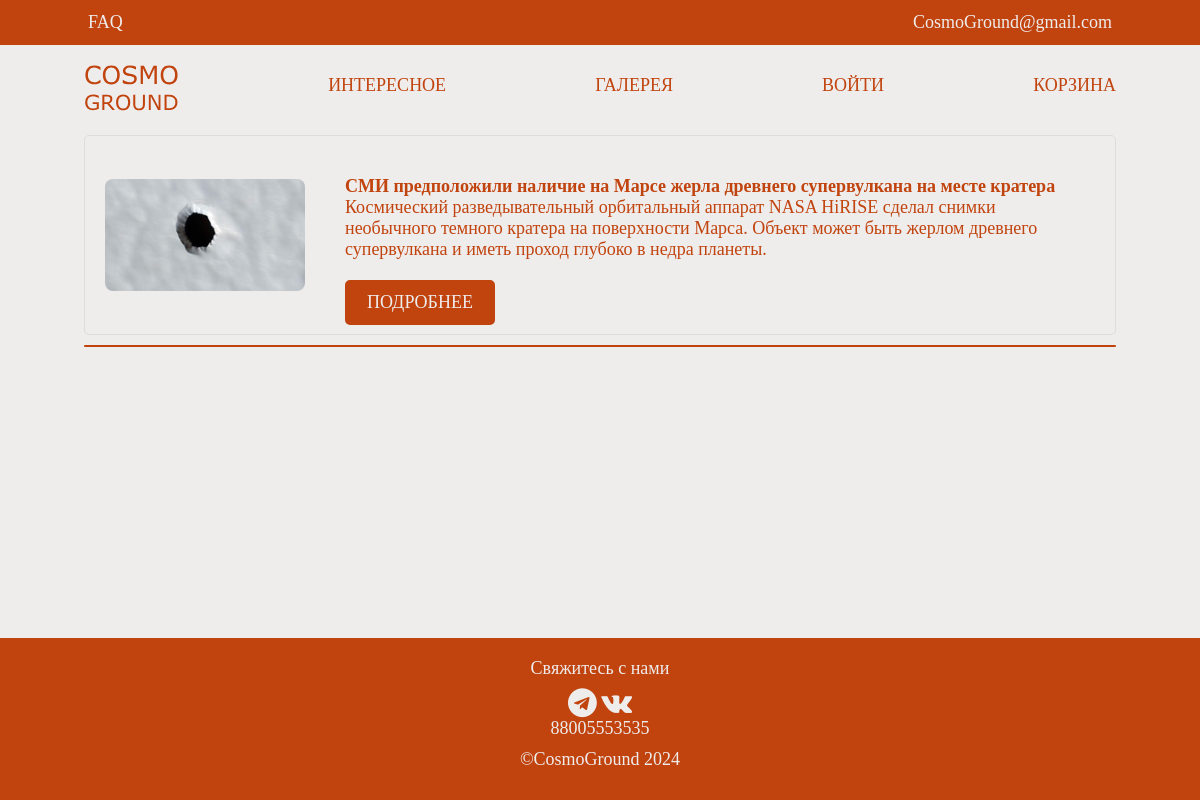
/additions/public/, run on the app's committed database.
### additions/models.py (models this page shows)
class news(models.Model):
    title_news = models.CharField(max_length=150, verbose_name="Название новости")
    image_news = models.ImageField(upload_to='assets', blank=True, null = True, verbose_name="Изображение новости")
    text_news = models.CharField(max_length=500, verbose_name="Текст новости")
    link_news = models.CharField(max_length=500, verbose_name="Ссылка на новость")
    class Meta:
        db_table = "news"
        verbose_name = "Новость"
        verbose_name_plural = "Новости"

### additions/views.py (the view)
# urls.py: path('public/', views.public, name='public'),
def public(request):
    new = news.objects.all()
    context = {
        "title": "Интересное",
        "news": new,
    }
    return render(request, "additions/public.html", context)

### main/context_processors.py (called while the page is built)
def cart_item_count(request):
    if request.user.is_authenticated:
        cart, created = Cart.objects.get_or_create(user=request.user)
        item_count = cart.cartitem_set.count()
    else:
        item_count = 0
    return {'cart_item_count': item_count}

### additions/templates/additions/public.html
{% extends "base.html" %}
{% load static %}
{% block content %}
    <div class="content">
        {% for new in news %}
            <div class="item">
                <img class="item-img" src="{{ new.image_news.url }}" alt="object">
                <div class="item-details">
                    <div class="item-name">{{ new.title_news }}</div>
                    <div class="item-desc">{{ new.text_news }}</div>
                    <a href="{{ new.link_news }}" ><button class="item-button add-to-cart">ПОДРОБНЕЕ</button></a>
                </div>
            </div>
        <div class="strip"></div>
        {% endfor %}
    </div>
{% endblock %}

### static/style.css (style rules this page uses)
:root { --main-color: #EFECEC; --a-color: #C1440E; --font: 'MS Reference Sans Serif'; }
* { margin: 0; padding: 0; box-sizing: border-box; font-size: 18px; font-family: var(--font); }
html, body { height: 100%; background-color: var(--main-color); }
body { display: flex; flex-direction: column; min-height: 100vh; }
.item { display: flex; align-items: center; border: 1px solid #ddd; padding: 20px; margin: 10px 0; }
.item-img { object-fit: cover; width: 200px; height: auto; margin-right: 20px; }
.item-details { display: flex; flex-direction: column; justify-content: center; }
.item-name { font-size: 24px; font-weight: bold; }
.item-desc { margin-bottom: 20px; }
.item-button { padding: 10px 20px; background-color: #C1440E; color: #fff; border: none; cursor: pointer; transition: background-color 0.3s ease; }
.item { display: flex; align-items: center; text-align: left; width: 100%; height: 200px; border-radius: 5px; }
.item-img { border-radius: 8px; box-sizing: border-box; max-width: 100%; height: auto; }
.item-details { display: flex; flex-direction: column; justify-content: space-between; align-items: flex-start; width: 100%; height: 100%; padding: 20px; color: var(--a-color); }
.item-name { color:var(--a-color); font-size: 18px; }
.item-desc { font-size: 18px; }
.item-button { border-color: var(--a-color); border-style: solid; border-width: 2px; display: inline-block; padding: 10px 20px; background-color: var(--a-color); color: var(--main-color); text-decoration: none; text-align: center; cursor: pointer; border-radius: 5px; transition: transform 0.3s ease, background-color 0.2s ease; }
button { padding: 10px 20px; background-color: var(--a-color); color: var(--main-color); border: none; cursor: pointer; border-radius: 5px; transition: background-color 0.3s ease; }
.strip { width: 100%; height: 2px; background-color: var(--a-color); border-radius: 5px; }
.content { display: flex; flex-direction: column; align-items: center; justify-content: flex-start; text-align: center; margin-top: 0; width: 86%; }

### data on the page
news: image_news (picture), title_news "СМИ предположили наличие на Марсе жерла древнего супервулкана на месте кратера", text_news "Космический разведывательный орбитальный аппарат NASA HiRISE сделал снимки необычного темного кратера на поверхности Марса. Объект может быть жерлом древнего супервулкана и иметь проход глубоко в недра планеты."
